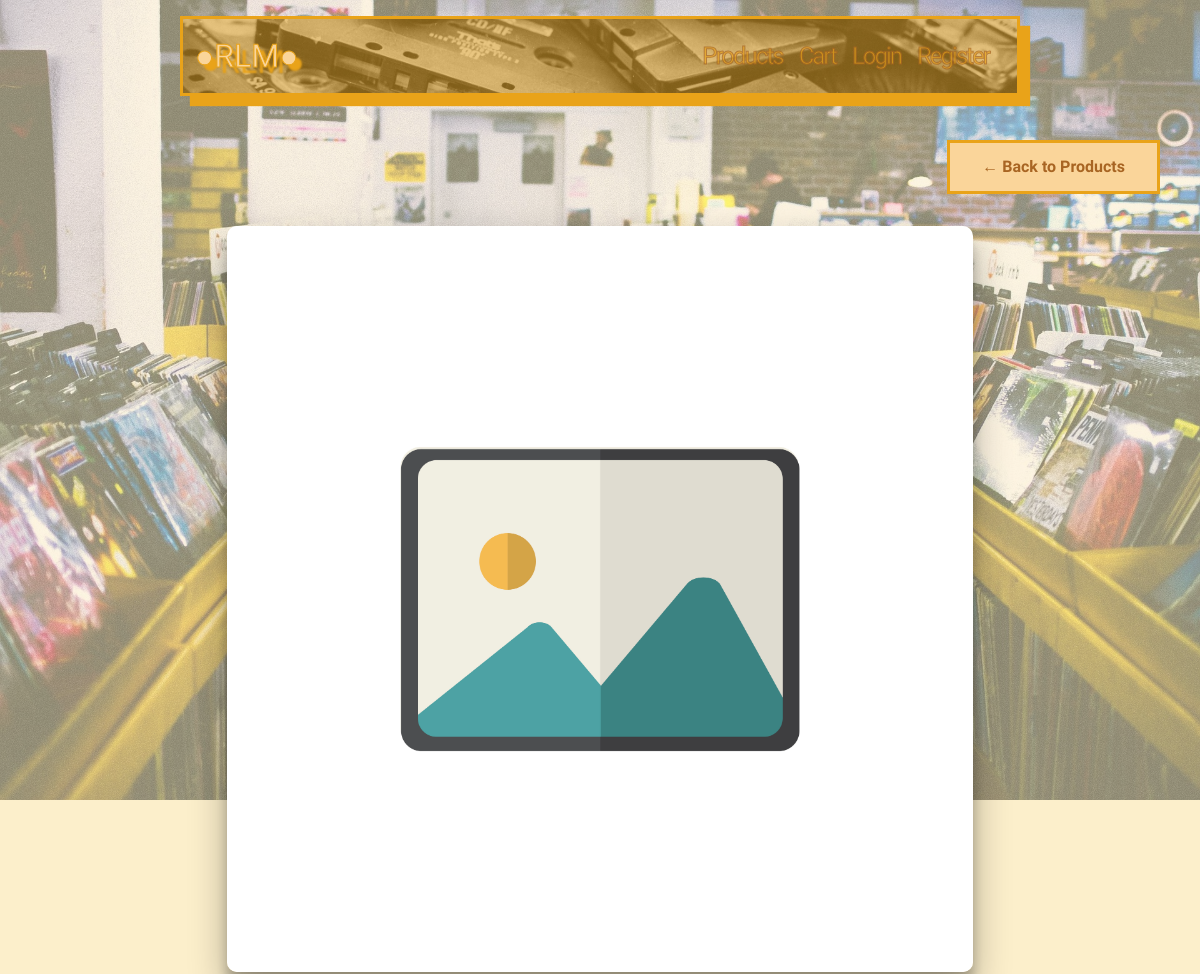
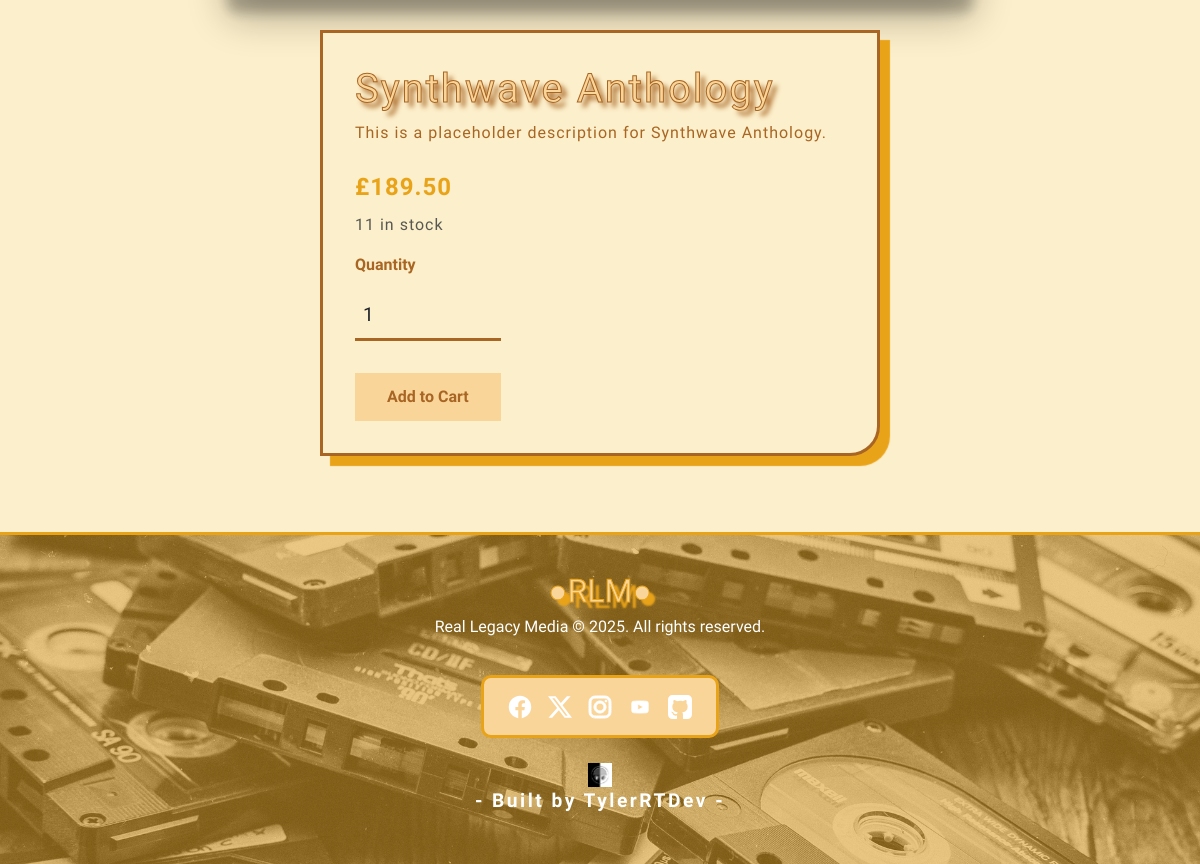
The page /products/synthwave-anthology/ on the database its author committed (2 pictures, top to bottom).
### products/models.py (models this page shows, shortened)
class Product(models.Model):
    SIZE_CHOICES = [
        ('S', 'Small'),
        ('M', 'Medium'),
        ('L', 'Large'),
        ('XL', 'Extra Large'),
        ('XXL', 'Double Extra Large'),
    ]
    name = models.CharField(max_length=200)
    slug = models.SlugField(unique=True)
    category = models.ForeignKey(Category, on_delete=models.CASCADE, null=True)
    description = models.TextField()
    genre = models.ForeignKey(Genre, on_delete=models.SET_NULL, null=True, blank=True)
    media_type = models.ForeignKey(MediaType, on_delete=models.SET_NULL, null=True, blank=True)
    price = models.DecimalField(max_digits=10, decimal_places=2)
    stock = models.PositiveIntegerField()
    size = models.CharField(max_length=3, choices=SIZE_CHOICES, blank=True, null=True)
    is_featured = models.BooleanField(default=False)
    is_limited_edition = models.BooleanField(default=False)
    created_at = models.DateTimeField(auto_now_add=True)

### products/views.py (the view)
# urls.py: path('<slug:slug>/', views.product_detail, name='detail'),
def product_detail(request, slug):
    product = get_object_or_404(Product, slug=slug)
    variants = product.variants.filter(stock__gt=0)
    return render(request, 'products/detail.html', {
        'product': product,
        'variants': variants
    })

### templates/products/detail.html (shortened to what this page needs)
{% extends 'base.html' %}
{% block content %}
<section class="product-description-section py-1">
    <div class="product-container container">
        <div class="back-button text-start">
            <a href="{% url 'products:list' %}" class="back-btn-retro">
                <span> ←</span> Back to Products
            </a>
        </div>
        <div class="product-info-image-container col-md-8">
            <img src="{{ product.images.first.image.url|default:'/static/images/stock-image.jpg' }}"
                class="img-fluid" alt="{{ product.name }}">
        </div>
        <div class="product-info-container col-md-6">
            <h1>{{ product.name }}</h1>
            <p class="product-description mb-4">{{ product.description }}</p>
            <p class="fs-4 fw-bold mb-2">£{{ product.price }}</p>
            {% if product.stock > 0 %}
            <form method="POST" action="{% url 'products:add_to_cart' product.id %}">
                <div class="mb-3">
                    <p class="text-muted">{{ product.stock }} in stock</p>
                </div>
                <div class="mb-3">
                    <label for="quantity" class="form-label fw-bold">Quantity</label>
                    <input type="number" name="quantity" id="quantity"
                        class="form-control" value="1" min="1" max="{{ product.stock }}">
                </div>
                <button type="submit" class="btn-retro">Add to Cart</button>
            </form>
            {% else %}
                <p class="text-danger fw-bold">This product is currently out of stock.</p>
            {% endif %}
        </div>
    </div>
</section>
{% endblock %}

### static/css/style.css (style rules this page uses)
:root { --black: #000000; --brown: #a86523; --orange: #E9A319; --peach: #fad59a; --cream: #fcefcb; --text-color: #000000; }
body { font-family: 'Kodchasan', sans-serif; color: var(--text-color); background-color: var(--cream); }
h1, h2, h3, h4 { font-family: 'Brexon', sans-serif; }
section { margin-bottom: 3rem; }
.back-btn-retro { border: solid 3px var(--orange); color: var(--brown); border-radius: 0px; font-weight: bold; text-decoration: none; padding: 0.75rem 2rem; background-color: var(--peach); transition: 0.5s; }
.btn-retro { border: none; color: var(--brown); border-radius: 0px; font-weight: bold; text-decoration: none; padding: 0.75rem 2rem; background-color: var(--peach); transition: 0.5s; }
.back-button { display: flex; align-self: flex-end; margin-bottom: 2rem; justify-content: space-around; }
.back-btn-retro { border-radius: 3px var(--brown); }
.product-info-container { background-color: var(--cream); display: flex; border: solid 3px var(--brown); border-radius: 0px 0px 30px 0px; box-shadow: 10px 10px 1px var(--orange); flex-direction: column; align-items: flex-start; height: 50%; padding: 2rem; }
.product-container div img { box-shadow: rgba(0, 0, 0, 0.3) 0px 19px 38px, rgba(0, 0, 0, 0.22) 0px 15px 12px; border-radius: 10px; margin-bottom: 2rem; }
.product-info-container h1 { color: var(--brown); letter-spacing: 2px; text-shadow: 5px 5px 5px var(--brown); -webkit-text-fill-color: var(--peach); -webkit-text-stroke-width: 1px; -webkit-text-stroke-color: var(--brown); }
.product-info-container p { padding-left: auto; color: var(--orange); letter-spacing: 1px; }
.product-info-container .product-description, label { color: var(--brown); }
.product-info-container div input, .form-select { border: none; border-bottom: solid 3px var(--brown); background-color: transparent; padding: 0.5rem; border-radius: 0px; margin-top: 0.5rem; margin-bottom: 2rem; font-size: 1.2rem; align-items: stretch; }
.account-container, .product-container { display: flex; flex-direction: column; justify-content: center; align-items: center; }
@media (min-width: 1024px) and (max-width: 1439px) { .container { max-width: 1200px; padding: 0 20px; } }

### rows shown on the page
Product: name "Synthwave Anthology", description "This is a placeholder description for Synthwave Anthology.", price "189.50", stock "11"
